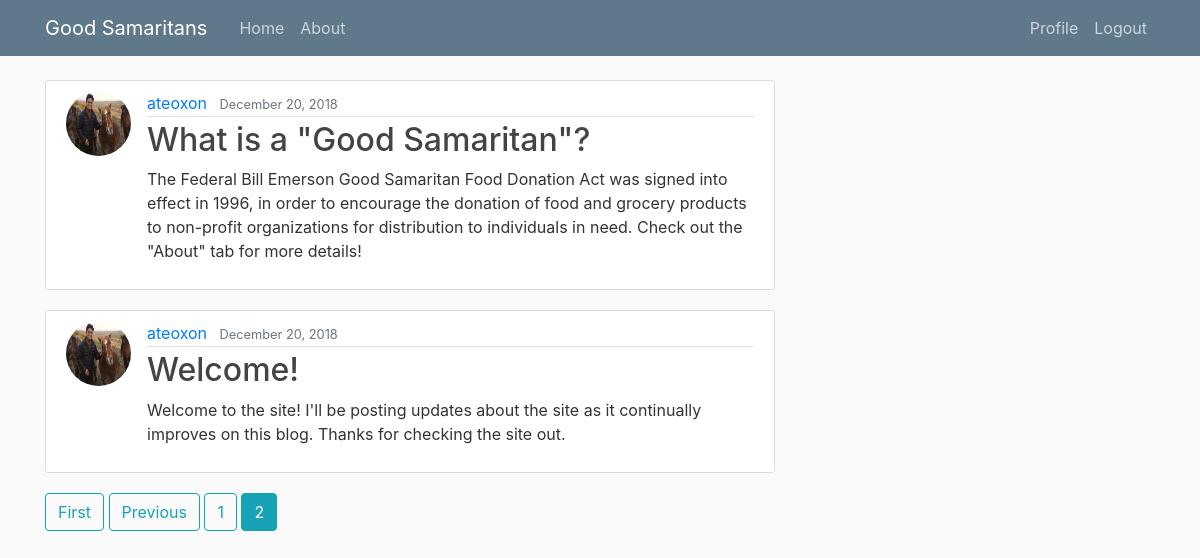
Page /?page=2 (signed in) on the committed database.
### blog/models.py (models this page shows, shortened)
class Post(models.Model):
    title = models.CharField(max_length=100)
    content = models.TextField()
    date_posted = models.DateTimeField(default=timezone.now)
    author = models.ForeignKey(User, on_delete=models.CASCADE)

### users/models.py (models this page shows, shortened)
class Profile(models.Model):
    user = models.OneToOneField(User, on_delete=models.CASCADE) #on delete: when user is deleted, delete profile / when profile is deleted, do not delete user
    image = models.ImageField(default='default.jpg',upload_to='profile_pics')

### blog/views.py (the view)
# urls.py: path('', PostListView.as_view(), name='blog-home'),
class PostListView(ListView):
    model = Post
    template_name = 'blog/home.html'
    context_object_name = 'posts'
    ordering = ['-date_posted']
    paginate_by = 5

### blog/templates/blog/home.html (shortened to what this page needs)
  {% extends "blog/base.html" %}
  {% block content %}
    {% for post in posts %}
      <article class="media content-section">
          <img class ="rounded-circle article-img" src=" {{ post.author.profile.image.url }}">
      <div class="media-body">
        <div class="article-metadata">
          <a class="mr-2" href="{% url 'user-posts' post.author.username %}">{{ post.author }}</a>
          <small class="text-muted">{{ post.date_posted | date:"F d, Y" }}</small>
        </div>
        <h2><a class="article-title" href="{% url 'post-detail' post.id %}">{{ post.title }}</a></h2>
        <p class="article-content">{{ post.content }}</p>
      </div>
      </article>
    {% endfor %}
    {% if is_paginated %}
      {% if page_obj.has_previous %}
        <a class="btn btn-outline-info mb-4" href="?page=1">First</a>
        <a class="btn btn-outline-info mb-4" href="?page={{ page_obj.previous_page_number }}">Previous</a>
      {% endif %}
      {% for num in page_obj.paginator.page_range %}
        {% if page_obj.number == num %}
          <a class="btn btn-info mb-4" href="?page={{ num }}">{{ num }}</a>
        {% elif num > page_obj.number|add:'-3' and num < page_obj.number|add:'3' %}
          <a class="btn btn-outline-info mb-4" href="?page={{ num }}">{{ num }}</a>
        {% endif %}
      {% endfor %}
    {% endif %}
  {% endblock content %}

### blog/static/blog/main.css (style rules this page uses)
body { background: #fafafa; color: #333333; margin-top: 5rem; }
h1, h2, h3, h4, h5, h6 { color: #444444; }
.content-section { background: #ffffff; padding: 10px 20px; border: 1px solid #dddddd; border-radius: 3px; margin-bottom: 20px; }
.article-title { color: #444444; }
.article-content { white-space: pre-line; }
.article-img { height: 65px; width: 65px; margin-right: 16px; }
.article-metadata { padding-bottom: 1px; margin-bottom: 4px; border-bottom: 1px solid #e3e3e3 }

### rows in the picture
Post: author.profile.image (picture), author "ateoxon", date_posted "December 20, 2018", title "What is a \"Good Samaritan\"?", content "The Federal Bill Emerson Good Samaritan Food Donation Act was signed into effect in 1996, in order to encourage the donation of food and grocery products to non-profit organizations for distribution to individuals in need. Check out the \"About\" tab for more details!"
Post: author.profile.image (picture), author "ateoxon", date_posted "December 20, 2018", title "Welcome!", content "Welcome to the site! I'll be posting updates about the site as it continually improves on this blog. Thanks for checking the site out."

### other values in the picture
{{ num }} "1"
{{ num }} "2"
